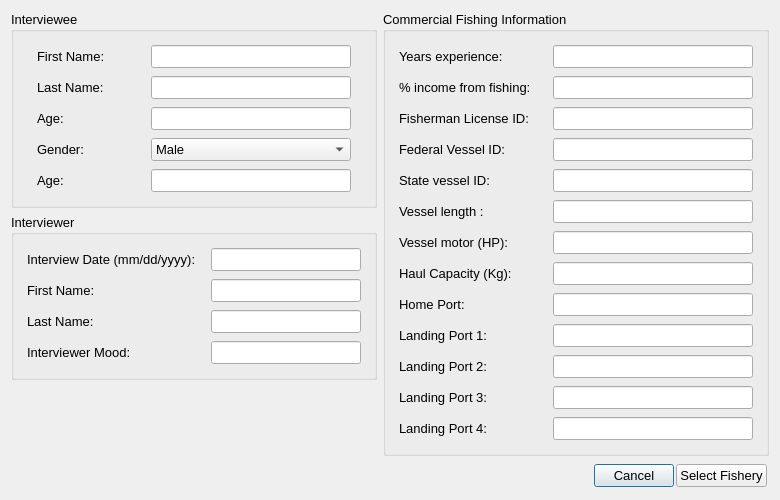
<ui version="4.0" >
 <author>Aaron Racicot</author>
 <class>InterviewStart</class>
 <widget class="QDialog" name="InterviewStart" >
  <property name="geometry" >
   <rect>
    <x>0</x>
    <y>0</y>
    <width>774</width>
    <height>497</height>
   </rect>
  </property>
  <property name="windowTitle" >
   <string>OpenOceanMap - Interview</string>
  </property>
  <layout class="QVBoxLayout" name="verticalLayout_3" >
   <item>
    <layout class="QHBoxLayout" name="horizontalLayout" >
     <item>
      <layout class="QVBoxLayout" name="verticalLayout_6" >
       <item>
        <layout class="QVBoxLayout" name="verticalLayout_4" >
         <item>
          <widget class="QGroupBox" name="interviewee" >
           <property name="font" >
            <font>
             <pointsize>10</pointsize>
            </font>
           </property>
           <property name="title" >
            <string>Interviewee</string>
           </property>
           <layout class="QVBoxLayout" name="verticalLayout_2" >
            <property name="spacing" >
             <number>0</number>
            </property>
            <item>
             <widget class="QWidget" native="1" name="interviewee_first_name" >
              <layout class="QHBoxLayout" >
               <property name="spacing" >
                <number>4</number>
               </property>
               <property name="margin" >
                <number>4</number>
               </property>
               <item>
                <widget class="QLabel" name="interviewee_first_name_text" >
                 <property name="minimumSize" >
                  <size>
                   <width>100</width>
                   <height>0</height>
                  </size>
                 </property>
                 <property name="maximumSize" >
                  <size>
                   <width>100</width>
                   <height>16777215</height>
                  </size>
                 </property>
                 <property name="text" >
                  <string>First Name:</string>
                 </property>
                </widget>
               </item>
               <item>
                <widget class="QLineEdit" name="interviewee_first_name_line" >
                 <property name="enabled" >
                  <bool>true</bool>
                 </property>
                 <property name="minimumSize" >
                  <size>
                   <width>200</width>
                   <height>0</height>
                  </size>
                 </property>
                 <property name="maximumSize" >
                  <size>
                   <width>200</width>
                   <height>16777215</height>
                  </size>
                 </property>
                 <property name="text" >
                  <string/>
                 </property>
                </widget>
               </item>
              </layout>
             </widget>
            </item>
            <item>
             <widget class="QWidget" native="1" name="interviewee_last_name" >
              <layout class="QHBoxLayout" >
               <property name="spacing" >
                <number>4</number>
               </property>
               <property name="margin" >
                <number>4</number>
               </property>
               <item>
                <widget class="QLabel" name="interviewee_last_name_text" >
                 <property name="minimumSize" >
                  <size>
                   <width>100</width>
                   <height>0</height>
                  </size>
                 </property>
                 <property name="maximumSize" >
                  <size>
                   <width>100</width>
                   <height>16777215</height>
                  </size>
                 </property>
                 <property name="text" >
                  <string>Last Name:</string>
                 </property>
                </widget>
               </item>
               <item>
                <widget class="QLineEdit" name="interviewee_last_name_line" >
                 <property name="enabled" >
                  <bool>true</bool>
                 </property>
                 <property name="minimumSize" >
                  <size>
                   <width>200</width>
                   <height>0</height>
                  </size>
                 </property>
                 <property name="maximumSize" >
                  <size>
                   <width>200</width>
                   <height>16777215</height>
                  </size>
                 </property>
                 <property name="text" >
                  <string/>
                 </property>
                </widget>
               </item>
              </layout>
             </widget>
            </item>
            <item>
             <widget class="QWidget" native="1" name="age" >
              <layout class="QHBoxLayout" >
               <property name="spacing" >
                <number>4</number>
               </property>
               <property name="margin" >
                <number>4</number>
               </property>
               <item>
                <widget class="QLabel" name="age_text" >
                 <property name="minimumSize" >
                  <size>
                   <width>100</width>
                   <height>0</height>
                  </size>
                 </property>
                 <property name="maximumSize" >
                  <size>
                   <width>100</width>
                   <height>16777215</height>
                  </size>
                 </property>
                 <property name="text" >
                  <string>Age:</string>
                 </property>
                </widget>
               </item>
               <item>
                <widget class="QLineEdit" name="age_line" >
                 <property name="enabled" >
                  <bool>true</bool>
                 </property>
                 <property name="minimumSize" >
                  <size>
                   <width>200</width>
                   <height>0</height>
                  </size>
                 </property>
                 <property name="maximumSize" >
                  <size>
                   <width>200</width>
                   <height>16777215</height>
                  </size>
                 </property>
                 <property name="text" >
                  <string/>
                 </property>
                </widget>
               </item>
              </layout>
             </widget>
            </item>
            <item>
             <widget class="QWidget" native="1" name="gender" >
              <layout class="QHBoxLayout" >
               <property name="spacing" >
                <number>4</number>
               </property>
               <property name="margin" >
                <number>4</number>
               </property>
               <item>
                <widget class="QLabel" name="gender_text" >
                 <property name="minimumSize" >
                  <size>
                   <width>100</width>
                   <height>0</height>
                  </size>
                 </property>
                 <property name="maximumSize" >
                  <size>
                   <width>100</width>
                   <height>16777215</height>
                  </size>
                 </property>
                 <property name="text" >
                  <string>Gender:</string>
                 </property>
                </widget>
               </item>
               <item>
                <widget class="QComboBox" name="gender_comboBox" >
                 <property name="maximumSize" >
                  <size>
                   <width>200</width>
                   <height>16777215</height>
                  </size>
                 </property>
                 <item>
                  <property name="text" >
                   <string>Male</string>
                  </property>
                 </item>
                 <item>
                  <property name="text" >
                   <string>Female</string>
                  </property>
                 </item>
                </widget>
               </item>
              </layout>
             </widget>
            </item>
            <item>
             <widget class="QWidget" native="1" name="age_2" >
              <layout class="QHBoxLayout" name="_2" >
               <property name="spacing" >
                <number>4</number>
               </property>
               <property name="margin" >
                <number>4</number>
               </property>
               <item>
                <widget class="QLabel" name="city_text" >
                 <property name="minimumSize" >
                  <size>
                   <width>100</width>
                   <height>0</height>
                  </size>
                 </property>
                 <property name="maximumSize" >
                  <size>
                   <width>100</width>
                   <height>16777215</height>
                  </size>
                 </property>
                 <property name="text" >
                  <string>Age:</string>
                 </property>
                </widget>
               </item>
               <item>
                <widget class="QLineEdit" name="city_line" >
                 <property name="enabled" >
                  <bool>true</bool>
                 </property>
                 <property name="minimumSize" >
                  <size>
                   <width>200</width>
                   <height>0</height>
                  </size>
                 </property>
                 <property name="maximumSize" >
                  <size>
                   <width>200</width>
                   <height>16777215</height>
                  </size>
                 </property>
                 <property name="text" >
                  <string/>
                 </property>
                </widget>
               </item>
              </layout>
             </widget>
            </item>
           </layout>
          </widget>
         </item>
         <item>
          <widget class="QGroupBox" name="interviewee_2" >
           <property name="font" >
            <font>
             <pointsize>10</pointsize>
            </font>
           </property>
           <property name="title" >
            <string>Interviewer</string>
           </property>
           <layout class="QVBoxLayout" name="verticalLayout_5" >
            <property name="spacing" >
             <number>0</number>
            </property>
            <item>
             <widget class="QWidget" native="1" name="interviewee_first_name_2" >
              <layout class="QHBoxLayout" name="_3" >
               <property name="spacing" >
                <number>4</number>
               </property>
               <property name="margin" >
                <number>4</number>
               </property>
               <item>
                <widget class="QLabel" name="date_text" >
                 <property name="minimumSize" >
                  <size>
                   <width>180</width>
                   <height>0</height>
                  </size>
                 </property>
                 <property name="maximumSize" >
                  <size>
                   <width>180</width>
                   <height>16777215</height>
                  </size>
                 </property>
                 <property name="text" >
                  <string>Interview Date (mm/dd/yyyy):</string>
                 </property>
                </widget>
               </item>
               <item>
                <widget class="QLineEdit" name="date_line" >
                 <property name="enabled" >
                  <bool>true</bool>
                 </property>
                 <property name="minimumSize" >
                  <size>
                   <width>150</width>
                   <height>0</height>
                  </size>
                 </property>
                 <property name="maximumSize" >
                  <size>
                   <width>150</width>
                   <height>16777215</height>
                  </size>
                 </property>
                 <property name="text" >
                  <string/>
                 </property>
                </widget>
               </item>
              </layout>
             </widget>
            </item>
            <item>
             <widget class="QWidget" native="1" name="interviewee_first_name_3" >
              <layout class="QHBoxLayout" name="_8" >
               <property name="spacing" >
                <number>4</number>
               </property>
               <property name="margin" >
                <number>4</number>
               </property>
               <item>
                <widget class="QLabel" name="interviewer1_first_name_text" >
                 <property name="minimumSize" >
                  <size>
                   <width>180</width>
                   <height>0</height>
                  </size>
                 </property>
                 <property name="maximumSize" >
                  <size>
                   <width>180</width>
                   <height>16777215</height>
                  </size>
                 </property>
                 <property name="text" >
                  <string>First Name:</string>
                 </property>
                </widget>
               </item>
               <item>
                <widget class="QLineEdit" name="interviewer1_first_name_line" >
                 <property name="enabled" >
                  <bool>true</bool>
                 </property>
                 <property name="minimumSize" >
                  <size>
                   <width>150</width>
                   <height>0</height>
                  </size>
                 </property>
                 <property name="maximumSize" >
                  <size>
                   <width>150</width>
                   <height>16777215</height>
                  </size>
                 </property>
                 <property name="text" >
                  <string/>
                 </property>
                </widget>
               </item>
              </layout>
             </widget>
            </item>
            <item>
             <widget class="QWidget" native="1" name="interviewee_first_name_4" >
              <layout class="QHBoxLayout" name="_9" >
               <property name="spacing" >
                <number>4</number>
               </property>
               <property name="margin" >
                <number>4</number>
               </property>
               <item>
                <widget class="QLabel" name="interviewer1_last_name_text" >
                 <property name="minimumSize" >
                  <size>
                   <width>180</width>
                   <height>0</height>
                  </size>
                 </property>
                 <property name="maximumSize" >
                  <size>
                   <width>180</width>
                   <height>16777215</height>
                  </size>
                 </property>
                 <property name="text" >
                  <string>Last Name:</string>
                 </property>
                </widget>
               </item>
               <item>
                <widget class="QLineEdit" name="interviewer1_last_name_line" >
                 <property name="enabled" >
                  <bool>true</bool>
                 </property>
                 <property name="minimumSize" >
                  <size>
                   <width>150</width>
                   <height>0</height>
                  </size>
                 </property>
                 <property name="maximumSize" >
                  <size>
                   <width>150</width>
                   <height>16777215</height>
                  </size>
                 </property>
                 <property name="text" >
                  <string/>
                 </property>
                </widget>
               </item>
              </layout>
             </widget>
            </item>
            <item>
             <widget class="QWidget" native="1" name="interviewee_first_name_5" >
              <layout class="QHBoxLayout" name="_10" >
               <property name="spacing" >
                <number>4</number>
               </property>
               <property name="margin" >
                <number>4</number>
               </property>
               <item>
                <widget class="QLabel" name="mood_text" >
                 <property name="minimumSize" >
                  <size>
                   <width>180</width>
                   <height>0</height>
                  </size>
                 </property>
                 <property name="maximumSize" >
                  <size>
                   <width>180</width>
                   <height>16777215</height>
                  </size>
                 </property>
                 <property name="text" >
                  <string>Interviewer Mood:</string>
                 </property>
                </widget>
               </item>
               <item>
                <widget class="QLineEdit" name="mood_line" >
                 <property name="enabled" >
                  <bool>true</bool>
                 </property>
                 <property name="minimumSize" >
                  <size>
                   <width>150</width>
                   <height>0</height>
                  </size>
                 </property>
                 <property name="maximumSize" >
                  <size>
                   <width>150</width>
                   <height>16777215</height>
                  </size>
                 </property>
                 <property name="text" >
                  <string/>
                 </property>
                </widget>
               </item>
              </layout>
             </widget>
            </item>
           </layout>
          </widget>
         </item>
        </layout>
       </item>
       <item>
        <spacer name="verticalSpacer" >
         <property name="orientation" >
          <enum>Qt::Vertical</enum>
         </property>
         <property name="sizeHint" stdset="0" >
          <size>
           <width>20</width>
           <height>40</height>
          </size>
         </property>
        </spacer>
       </item>
      </layout>
     </item>
     <item>
      <widget class="QGroupBox" name="vessel_info" >
       <property name="font" >
        <font>
         <pointsize>10</pointsize>
        </font>
       </property>
       <property name="title" >
        <string>Commercial Fishing Information</string>
       </property>
       <layout class="QVBoxLayout" name="verticalLayout" >
        <property name="spacing" >
         <number>0</number>
        </property>
        <item>
         <widget class="QWidget" native="1" name="home_port_5" >
          <property name="font" >
           <font>
            <pointsize>10</pointsize>
           </font>
          </property>
          <layout class="QHBoxLayout" name="_11" >
           <property name="spacing" >
            <number>4</number>
           </property>
           <property name="margin" >
            <number>4</number>
           </property>
           <item>
            <widget class="QLabel" name="years_text" >
             <property name="minimumSize" >
              <size>
               <width>150</width>
               <height>0</height>
              </size>
             </property>
             <property name="maximumSize" >
              <size>
               <width>150</width>
               <height>16777215</height>
              </size>
             </property>
             <property name="font" >
              <font>
               <pointsize>10</pointsize>
              </font>
             </property>
             <property name="text" >
              <string>Years experience:</string>
             </property>
            </widget>
           </item>
           <item>
            <widget class="QLineEdit" name="years_line" >
             <property name="enabled" >
              <bool>true</bool>
             </property>
             <property name="minimumSize" >
              <size>
               <width>100</width>
               <height>0</height>
              </size>
             </property>
             <property name="maximumSize" >
              <size>
               <width>200</width>
               <height>16777215</height>
              </size>
             </property>
             <property name="font" >
              <font>
               <pointsize>10</pointsize>
              </font>
             </property>
             <property name="text" >
              <string/>
             </property>
            </widget>
           </item>
          </layout>
         </widget>
        </item>
        <item>
         <widget class="QWidget" native="1" name="home_port_2" >
          <property name="font" >
           <font>
            <pointsize>10</pointsize>
           </font>
          </property>
          <layout class="QHBoxLayout" name="_4" >
           <property name="spacing" >
            <number>4</number>
           </property>
           <property name="margin" >
            <number>4</number>
           </property>
           <item>
            <widget class="QLabel" name="perc_income_text" >
             <property name="minimumSize" >
              <size>
               <width>150</width>
               <height>0</height>
              </size>
             </property>
             <property name="maximumSize" >
              <size>
               <width>150</width>
               <height>16777215</height>
              </size>
             </property>
             <property name="font" >
              <font>
               <pointsize>10</pointsize>
              </font>
             </property>
             <property name="text" >
              <string>% income from fishing:</string>
             </property>
            </widget>
           </item>
           <item>
            <widget class="QLineEdit" name="perc_income_line" >
             <property name="enabled" >
              <bool>true</bool>
             </property>
             <property name="minimumSize" >
              <size>
               <width>100</width>
               <height>0</height>
              </size>
             </property>
             <property name="maximumSize" >
              <size>
               <width>200</width>
               <height>16777215</height>
              </size>
             </property>
             <property name="font" >
              <font>
               <pointsize>10</pointsize>
              </font>
             </property>
             <property name="text" >
              <string/>
             </property>
            </widget>
           </item>
          </layout>
         </widget>
        </item>
        <item>
         <widget class="QWidget" native="1" name="home_port_3" >
          <property name="font" >
           <font>
            <pointsize>10</pointsize>
           </font>
          </property>
          <layout class="QHBoxLayout" name="_5" >
           <property name="spacing" >
            <number>4</number>
           </property>
           <property name="margin" >
            <number>4</number>
           </property>
           <item>
            <widget class="QLabel" name="fisherman_license_id_text" >
             <property name="minimumSize" >
              <size>
               <width>150</width>
               <height>0</height>
              </size>
             </property>
             <property name="maximumSize" >
              <size>
               <width>150</width>
               <height>16777215</height>
              </size>
             </property>
             <property name="font" >
              <font>
               <pointsize>10</pointsize>
              </font>
             </property>
             <property name="text" >
              <string>Fisherman License ID:</string>
             </property>
            </widget>
           </item>
           <item>
            <widget class="QLineEdit" name="fisherman_license_id_line" >
             <property name="enabled" >
              <bool>true</bool>
             </property>
             <property name="minimumSize" >
              <size>
               <width>200</width>
               <height>0</height>
              </size>
             </property>
             <property name="maximumSize" >
              <size>
               <width>200</width>
               <height>16777215</height>
              </size>
             </property>
             <property name="font" >
              <font>
               <pointsize>10</pointsize>
              </font>
             </property>
             <property name="text" >
              <string/>
             </property>
            </widget>
           </item>
          </layout>
         </widget>
        </item>
        <item>
         <widget class="QWidget" native="1" name="ves_license" >
          <property name="font" >
           <font>
            <pointsize>10</pointsize>
           </font>
          </property>
          <layout class="QHBoxLayout" >
           <property name="spacing" >
            <number>4</number>
           </property>
           <property name="margin" >
            <number>4</number>
           </property>
           <item>
            <widget class="QLabel" name="federal_vessel_id_text" >
             <property name="minimumSize" >
              <size>
               <width>150</width>
               <height>0</height>
              </size>
             </property>
             <property name="maximumSize" >
              <size>
               <width>150</width>
               <height>16777215</height>
              </size>
             </property>
             <property name="font" >
              <font>
               <pointsize>10</pointsize>
              </font>
             </property>
             <property name="text" >
              <string>Federal Vessel ID:</string>
             </property>
            </widget>
           </item>
           <item>
            <widget class="QLineEdit" name="federal_vessel_id_line" >
             <property name="enabled" >
              <bool>true</bool>
             </property>
             <property name="minimumSize" >
              <size>
               <width>200</width>
               <height>0</height>
              </size>
             </property>
             <property name="maximumSize" >
              <size>
               <width>200</width>
               <height>16777215</height>
              </size>
             </property>
             <property name="font" >
              <font>
               <pointsize>10</pointsize>
              </font>
             </property>
             <property name="text" >
              <string/>
             </property>
            </widget>
           </item>
          </layout>
         </widget>
        </item>
        <item>
         <widget class="QWidget" native="1" name="ves_license_2" >
          <property name="font" >
           <font>
            <pointsize>10</pointsize>
           </font>
          </property>
          <layout class="QHBoxLayout" name="_13" >
           <property name="spacing" >
            <number>4</number>
           </property>
           <property name="margin" >
            <number>4</number>
           </property>
           <item>
            <widget class="QLabel" name="state_vessel_id_text" >
             <property name="minimumSize" >
              <size>
               <width>150</width>
               <height>0</height>
              </size>
             </property>
             <property name="maximumSize" >
              <size>
               <width>150</width>
               <height>16777215</height>
              </size>
             </property>
             <property name="font" >
              <font>
               <pointsize>10</pointsize>
              </font>
             </property>
             <property name="text" >
              <string>State vessel ID:</string>
             </property>
            </widget>
           </item>
           <item>
            <widget class="QLineEdit" name="state_vessel_id_line" >
             <property name="enabled" >
              <bool>true</bool>
             </property>
             <property name="minimumSize" >
              <size>
               <width>200</width>
               <height>0</height>
              </size>
             </property>
             <property name="maximumSize" >
              <size>
               <width>200</width>
               <height>16777215</height>
              </size>
             </property>
             <property name="font" >
              <font>
               <pointsize>10</pointsize>
              </font>
             </property>
             <property name="text" >
              <string/>
             </property>
            </widget>
           </item>
          </layout>
         </widget>
        </item>
        <item>
         <widget class="QWidget" native="1" name="vessel_length" >
          <property name="font" >
           <font>
            <pointsize>10</pointsize>
           </font>
          </property>
          <layout class="QHBoxLayout" >
           <property name="spacing" >
            <number>4</number>
           </property>
           <property name="margin" >
            <number>4</number>
           </property>
           <item>
            <widget class="QLabel" name="vessel_length_text" >
             <property name="minimumSize" >
              <size>
               <width>150</width>
               <height>0</height>
              </size>
             </property>
             <property name="maximumSize" >
              <size>
               <width>150</width>
               <height>16777215</height>
              </size>
             </property>
             <property name="font" >
              <font>
               <pointsize>10</pointsize>
              </font>
             </property>
             <property name="text" >
              <string>Vessel length :</string>
             </property>
            </widget>
           </item>
           <item>
            <widget class="QLineEdit" name="vessel_length_line" >
             <property name="enabled" >
              <bool>true</bool>
             </property>
             <property name="minimumSize" >
              <size>
               <width>200</width>
               <height>0</height>
              </size>
             </property>
             <property name="maximumSize" >
              <size>
               <width>200</width>
               <height>16777215</height>
              </size>
             </property>
             <property name="font" >
              <font>
               <pointsize>10</pointsize>
              </font>
             </property>
             <property name="text" >
              <string/>
             </property>
            </widget>
           </item>
          </layout>
         </widget>
        </item>
        <item>
         <widget class="QWidget" native="1" name="vessel_length_2" >
          <property name="font" >
           <font>
            <pointsize>10</pointsize>
           </font>
          </property>
          <layout class="QHBoxLayout" name="_14" >
           <property name="spacing" >
            <number>4</number>
           </property>
           <property name="margin" >
            <number>4</number>
           </property>
           <item>
            <widget class="QLabel" name="vessel_motor_text" >
             <property name="minimumSize" >
              <size>
               <width>150</width>
               <height>0</height>
              </size>
             </property>
             <property name="maximumSize" >
              <size>
               <width>150</width>
               <height>16777215</height>
              </size>
             </property>
             <property name="font" >
              <font>
               <pointsize>10</pointsize>
              </font>
             </property>
             <property name="text" >
              <string>Vessel motor (HP):</string>
             </property>
            </widget>
           </item>
           <item>
            <widget class="QLineEdit" name="vessel_motor_line" >
             <property name="enabled" >
              <bool>true</bool>
             </property>
             <property name="minimumSize" >
              <size>
               <width>200</width>
               <height>0</height>
              </size>
             </property>
             <property name="maximumSize" >
              <size>
               <width>200</width>
               <height>16777215</height>
              </size>
             </property>
             <property name="font" >
              <font>
               <pointsize>10</pointsize>
              </font>
             </property>
             <property name="text" >
              <string/>
             </property>
            </widget>
           </item>
          </layout>
         </widget>
        </item>
        <item>
         <widget class="QWidget" native="1" name="vessel_length_3" >
          <property name="font" >
           <font>
            <pointsize>10</pointsize>
           </font>
          </property>
          <layout class="QHBoxLayout" name="_15" >
           <property name="spacing" >
            <number>4</number>
           </property>
           <property name="margin" >
            <number>4</number>
           </property>
           <item>
            <widget class="QLabel" name="haul_capacity_text" >
             <property name="minimumSize" >
              <size>
               <width>150</width>
               <height>0</height>
              </size>
             </property>
             <property name="maximumSize" >
              <size>
               <width>150</width>
               <height>16777215</height>
              </size>
             </property>
             <property name="font" >
              <font>
               <pointsize>10</pointsize>
              </font>
             </property>
             <property name="text" >
              <string>Haul Capacity (Kg):</string>
             </property>
            </widget>
           </item>
           <item>
            <widget class="QLineEdit" name="haul_capacity_line" >
             <property name="enabled" >
              <bool>true</bool>
             </property>
             <property name="minimumSize" >
              <size>
               <width>200</width>
               <height>0</height>
              </size>
             </property>
             <property name="maximumSize" >
              <size>
               <width>200</width>
               <height>16777215</height>
              </size>
             </property>
             <property name="font" >
              <font>
               <pointsize>10</pointsize>
              </font>
             </property>
             <property name="text" >
              <string/>
             </property>
            </widget>
           </item>
          </layout>
         </widget>
        </item>
        <item>
         <widget class="QWidget" native="1" name="home_port" >
          <property name="font" >
           <font>
            <pointsize>10</pointsize>
           </font>
          </property>
          <layout class="QHBoxLayout" >
           <property name="spacing" >
            <number>4</number>
           </property>
           <property name="margin" >
            <number>4</number>
           </property>
           <item>
            <widget class="QLabel" name="home_port_text" >
             <property name="minimumSize" >
              <size>
               <width>150</width>
               <height>0</height>
              </size>
             </property>
             <property name="maximumSize" >
              <size>
               <width>150</width>
               <height>16777215</height>
              </size>
             </property>
             <property name="font" >
              <font>
               <pointsize>10</pointsize>
              </font>
             </property>
             <property name="text" >
              <string>Home Port:</string>
             </property>
            </widget>
           </item>
           <item>
            <widget class="QLineEdit" name="home_port_line" >
             <property name="enabled" >
              <bool>true</bool>
             </property>
             <property name="minimumSize" >
              <size>
               <width>200</width>
               <height>0</height>
              </size>
             </property>
             <property name="maximumSize" >
              <size>
               <width>200</width>
               <height>16777215</height>
              </size>
             </property>
             <property name="font" >
              <font>
               <pointsize>10</pointsize>
              </font>
             </property>
             <property name="text" >
              <string/>
             </property>
            </widget>
           </item>
          </layout>
         </widget>
        </item>
        <item>
         <widget class="QWidget" native="1" name="home_port_4" >
          <property name="font" >
           <font>
            <pointsize>10</pointsize>
           </font>
          </property>
          <layout class="QHBoxLayout" name="_7" >
           <property name="spacing" >
            <number>4</number>
           </property>
           <property name="margin" >
            <number>4</number>
           </property>
           <item>
            <widget class="QLabel" name="landing_port_text" >
             <property name="minimumSize" >
              <size>
               <width>150</width>
               <height>0</height>
              </size>
             </property>
             <property name="maximumSize" >
              <size>
               <width>150</width>
               <height>16777215</height>
              </size>
             </property>
             <property name="font" >
              <font>
               <pointsize>10</pointsize>
              </font>
             </property>
             <property name="text" >
              <string>Landing Port 1:</string>
             </property>
            </widget>
           </item>
           <item>
            <widget class="QLineEdit" name="landing_port_line" >
             <property name="enabled" >
              <bool>true</bool>
             </property>
             <property name="minimumSize" >
              <size>
               <width>200</width>
               <height>0</height>
              </size>
             </property>
             <property name="maximumSize" >
              <size>
               <width>200</width>
               <height>16777215</height>
              </size>
             </property>
             <property name="font" >
              <font>
               <pointsize>10</pointsize>
              </font>
             </property>
             <property name="text" >
              <string/>
             </property>
            </widget>
           </item>
          </layout>
         </widget>
        </item>
        <item>
         <widget class="QWidget" native="1" name="home_port_7" >
          <property name="font" >
           <font>
            <pointsize>10</pointsize>
           </font>
          </property>
          <layout class="QHBoxLayout" name="_16" >
           <property name="spacing" >
            <number>4</number>
           </property>
           <property name="margin" >
            <number>4</number>
           </property>
           <item>
            <widget class="QLabel" name="landing_port_text_2" >
             <property name="minimumSize" >
              <size>
               <width>150</width>
               <height>0</height>
              </size>
             </property>
             <property name="maximumSize" >
              <size>
               <width>150</width>
               <height>16777215</height>
              </size>
             </property>
             <property name="font" >
              <font>
               <pointsize>10</pointsize>
              </font>
             </property>
             <property name="text" >
              <string>Landing Port 2:</string>
             </property>
            </widget>
           </item>
           <item>
            <widget class="QLineEdit" name="landing_port_line_2" >
             <property name="enabled" >
              <bool>true</bool>
             </property>
             <property name="minimumSize" >
              <size>
               <width>200</width>
               <height>0</height>
              </size>
             </property>
             <property name="maximumSize" >
              <size>
               <width>200</width>
               <height>16777215</height>
              </size>
             </property>
             <property name="font" >
              <font>
               <pointsize>10</pointsize>
              </font>
             </property>
             <property name="text" >
              <string/>
             </property>
            </widget>
           </item>
          </layout>
          <zorder>landing_port_line_2</zorder>
          <zorder>landing_port_text_2</zorder>
         </widget>
        </item>
        <item>
         <widget class="QWidget" native="1" name="home_port_8" >
          <property name="font" >
           <font>
            <pointsize>10</pointsize>
           </font>
          </property>
          <layout class="QHBoxLayout" name="_17" >
           <property name="spacing" >
            <number>4</number>
           </property>
           <property name="margin" >
            <number>4</number>
           </property>
           <item>
            <widget class="QLabel" name="landing_port_text_3" >
             <property name="minimumSize" >
              <size>
               <width>150</width>
               <height>0</height>
              </size>
             </property>
             <property name="maximumSize" >
              <size>
               <width>150</width>
               <height>16777215</height>
              </size>
             </property>
             <property name="font" >
              <font>
               <pointsize>10</pointsize>
              </font>
             </property>
             <property name="text" >
              <string>Landing Port 3:</string>
             </property>
            </widget>
           </item>
           <item>
            <widget class="QLineEdit" name="landing_port_line_3" >
             <property name="enabled" >
              <bool>true</bool>
             </property>
             <property name="minimumSize" >
              <size>
               <width>200</width>
               <height>0</height>
              </size>
             </property>
             <property name="maximumSize" >
              <size>
               <width>200</width>
               <height>16777215</height>
              </size>
             </property>
             <property name="font" >
              <font>
               <pointsize>10</pointsize>
              </font>
             </property>
             <property name="text" >
              <string/>
             </property>
            </widget>
           </item>
          </layout>
         </widget>
        </item>
        <item>
         <widget class="QWidget" native="1" name="home_port_9" >
          <property name="font" >
           <font>
            <pointsize>10</pointsize>
           </font>
          </property>
          <layout class="QHBoxLayout" name="_18" >
           <property name="spacing" >
            <number>4</number>
           </property>
           <property name="margin" >
            <number>4</number>
           </property>
           <item>
            <widget class="QLabel" name="landing_port_text_4" >
             <property name="minimumSize" >
              <size>
               <width>150</width>
               <height>0</height>
              </size>
             </property>
             <property name="maximumSize" >
              <size>
               <width>150</width>
               <height>16777215</height>
              </size>
             </property>
             <property name="font" >
              <font>
               <pointsize>10</pointsize>
              </font>
             </property>
             <property name="text" >
              <string>Landing Port 4:</string>
             </property>
            </widget>
           </item>
           <item>
            <widget class="QLineEdit" name="landing_port_line_4" >
             <property name="enabled" >
              <bool>true</bool>
             </property>
             <property name="minimumSize" >
              <size>
               <width>200</width>
               <height>0</height>
              </size>
             </property>
             <property name="maximumSize" >
              <size>
               <width>200</width>
               <height>16777215</height>
              </size>
             </property>
             <property name="font" >
              <font>
               <pointsize>10</pointsize>
              </font>
             </property>
             <property name="text" >
              <string/>
             </property>
            </widget>
           </item>
          </layout>
         </widget>
        </item>
       </layout>
       <zorder>ves_license</zorder>
       <zorder>vessel_length</zorder>
       <zorder>home_port</zorder>
       <zorder>home_port_2</zorder>
       <zorder>home_port_3</zorder>
       <zorder>vessel_length_3</zorder>
       <zorder>home_port_4</zorder>
       <zorder>home_port_7</zorder>
       <zorder>home_port_8</zorder>
       <zorder>home_port_9</zorder>
       <zorder>ves_license_2</zorder>
       <zorder>vessel_length_2</zorder>
       <zorder>home_port_5</zorder>
      </widget>
     </item>
    </layout>
   </item>
   <item>
    <widget class="QWidget" native="1" name="button_box" >
     <layout class="QHBoxLayout" name="_19" >
      <property name="spacing" >
       <number>2</number>
      </property>
      <property name="margin" >
       <number>2</number>
      </property>
      <item>
       <spacer>
        <property name="orientation" >
         <enum>Qt::Horizontal</enum>
        </property>
        <property name="sizeHint" stdset="0" >
         <size>
          <width>40</width>
          <height>20</height>
         </size>
        </property>
       </spacer>
      </item>
      <item>
       <widget class="QPushButton" name="pbnCancel_2" >
        <property name="font" >
         <font>
          <pointsize>10</pointsize>
         </font>
        </property>
        <property name="text" >
         <string>Cancel</string>
        </property>
       </widget>
      </item>
      <item>
       <widget class="QPushButton" name="pbnSelectFishery_2" >
        <property name="font" >
         <font>
          <pointsize>10</pointsize>
         </font>
        </property>
        <property name="text" >
         <string>Select Fishery</string>
        </property>
       </widget>
      </item>
     </layout>
    </widget>
   </item>
  </layout>
 </widget>
 <resources/>
 <connections/>
</ui>
